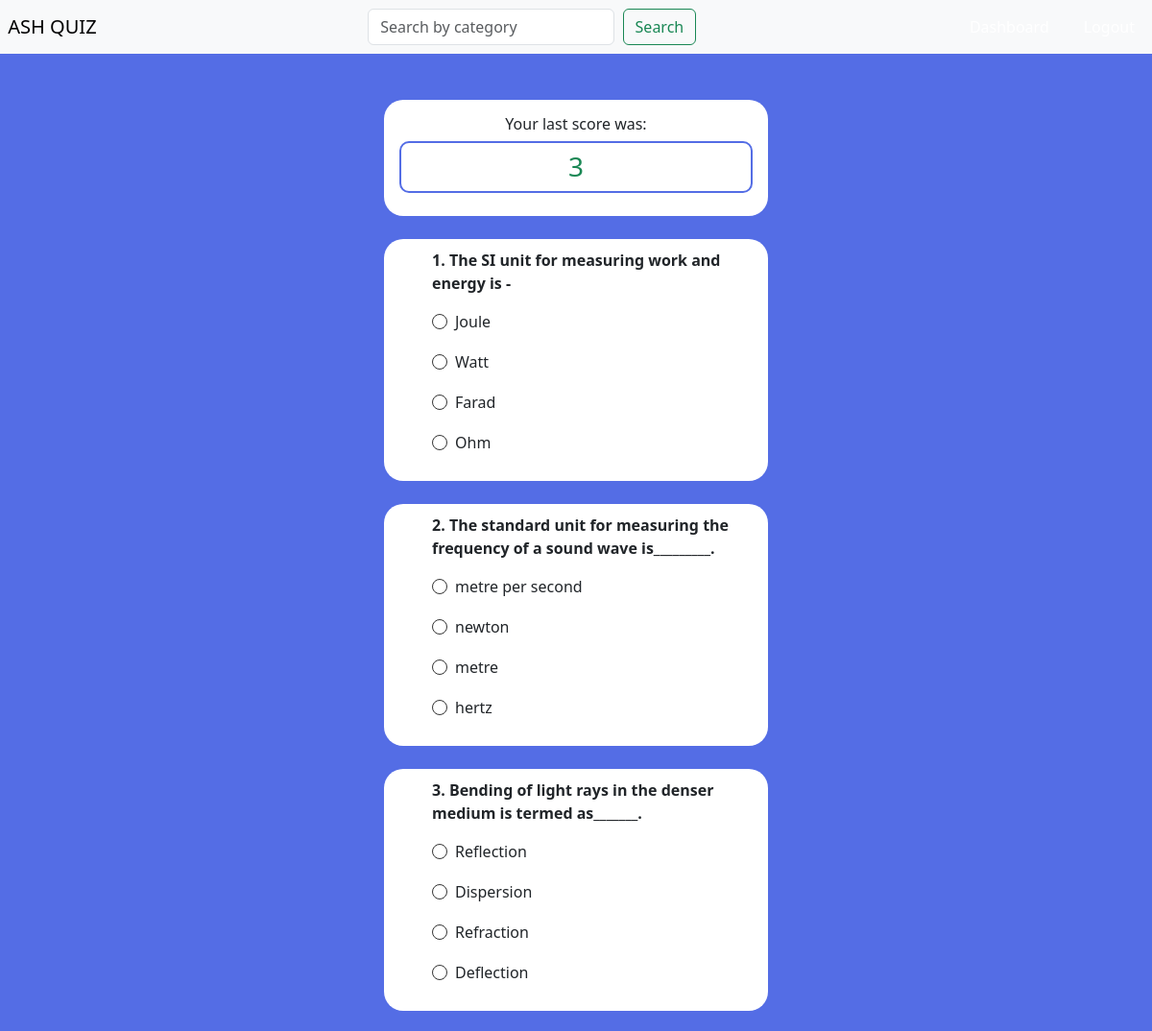
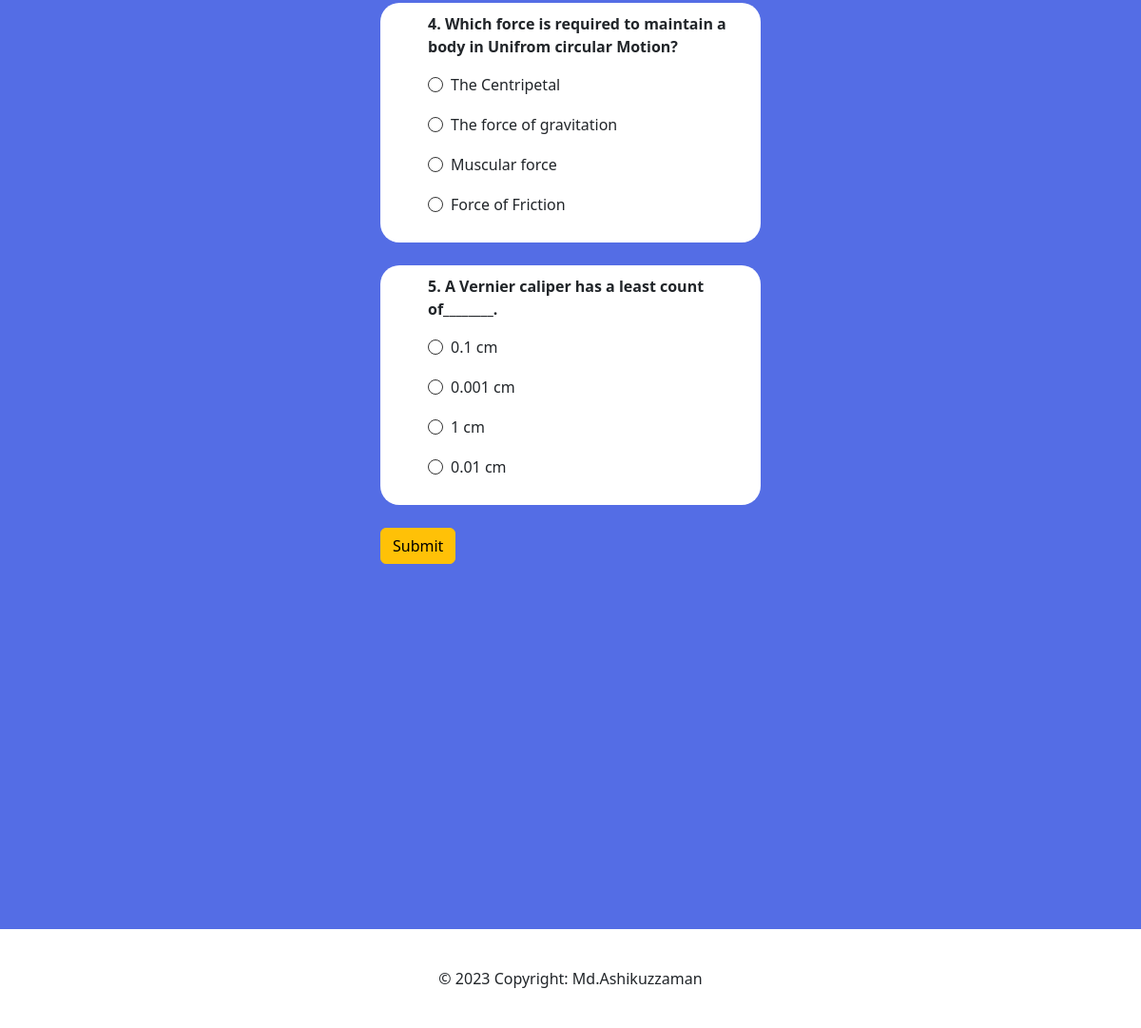
/exam-questions/physics-101-mcq-exam/ (signed in), run on the app's committed database (2 pictures, top to bottom).
### base_app/models.py (models this page shows, shortened)
class SubmittedAnswer(models.Model):
    submitted_answers = models.TextField(max_length=10000)
    exam = models.ForeignKey(Exam, on_delete=models.CASCADE, null=True, blank=True)
    number_of_correct_answers = models.PositiveBigIntegerField(null=True)
    submit_user = models.ForeignKey(User, on_delete=models.CASCADE, null=True)

class Question(models.Model):
    title = models.CharField(max_length=400)
    exam = models.ForeignKey(Exam, on_delete=models.CASCADE)

class Option(models.Model):
    title = models.CharField(max_length=300)
    question = models.ForeignKey(Question, null=True, on_delete=models.CASCADE)

### base_app/views.py (the view, shortened to what this page needs)
# urls.py: path('exam-questions/<slug:exam_slug>/', views.exam_questions, name='exam-questions'),
@login_required(login_url='my-login')
def exam_questions(request, exam_slug):
    exam = Exam.objects.get(slug = exam_slug)
    questions = Question.objects.filter(exam__slug = exam_slug)
    total_questions = len(questions)
    answers_list = []
    correct_answers = []
    result_count = 0
    options = Option.objects.all()
    if request.user.is_authenticated:
        try:
            submitted_answer = SubmittedAnswer.objects.get(exam = exam, submit_user = request.user)
            context = {'questions': questions, 'options': options, 'submitted_answer': submitted_answer}
        except SubmittedAnswer.DoesNotExist:
            context = {'questions': questions, 'options': options}
    else:
         context = {'questions': questions, 'options': options}
    return render(request, 'base_app/questions.html', context = context)

### base_app/templates/base_app/questions.html (shortened to what this page needs)
{% extends 'base_app/base.html' %}
{% block content %}
<div class="question-container">
    {% if request.user.is_authenticated and submitted_answer%}
        <div class="bg-white shadow-md p-3 small-form-layout text-center">
            <h6>Your last score was:</h6>
            <h3 class="text-success p-2" style="border: 2px solid #546de5; border-radius: 10px;">{{submitted_answer.number_of_correct_answers}}</h3>
        </div>
        <br>
    {% endif %}
    <form action="" method="POST">
    {% for question in questions %}
    <div class="question-card">
        <div class="question-body">
            <p><strong>{{forloop.counter}}. {{question.title}}</strong></p>
            {% for option in options %}
                {% if option.question == question %}
                    <div class="form-check">
                    <input class="form-check-input" type="radio" name="flexRadioDefault-{{option.question.id}}" id="flexRadioDefault-{{option.question.id}}" value="{{option.title}}" required>
                    <label class="form-check-label" for="flexRadioDefault-{{option.question.id}}">
                        <p>{{option.title}}</p>
                    </label>
                    </div>
                {% endif %}
            {% endfor %}
        </div>
    </div>
    <br>
    {% endfor %}
    <input type="submit" value="Submit" class="btn btn-warning">
</form>
</div>
<br> <br> <br> <br> <br> <br>
{% endblock %}

### static/css/style.css (style rules this page uses)
* { box-sizing: border-box; }
body { background-color: #546de5; background-attachment: fixed; background-position: center center; background-size: cover; }
.question-container { display: flex; flex-direction: column; align-items: center; }
.question-card { width: 400px; background-color: #fff; border-radius: 20px; padding: 10px 20px; }
.question-body { margin-left: 30px; }
.form-check-input { border: var(--bs-border-width) solid #333; }

### base_app/templates/base_app/questions.html (style rules this page uses)
.small-form-layout { background-color: #546de5; width: 400px; border-radius: 20px; }

### data on the page
SubmittedAnswer: number_of_correct_answers "3"
Question: title "The SI unit for measuring work and energy is -"
Option: title "Joule"
Option: title "Watt"
Option: title "Farad"
Option: title "Ohm"
Question: title "The standard unit for measuring the frequency of a sound wave is_________."
Option: title "metre per second"
Option: title "newton"
Option: title "metre"
Option: title "hertz"
Question: title "Bending of light rays in the denser medium is termed as_______."
Option: title "Reflection"
Option: title "Dispersion"
Option: title "Refraction"
Option: title "Deflection"
Question: title "Which force is required to maintain a body in Unifrom circular Motion?"
Option: title "The Centripetal"
Option: title "The force of gravitation"
Option: title "Muscular force"
Option: title "Force of Friction"
Question: title "A Vernier caliper has a least count of________."
Option: title "0.1 cm"
Option: title "0.001 cm"
Option: title "1 cm"
Option: title "0.01 cm"
